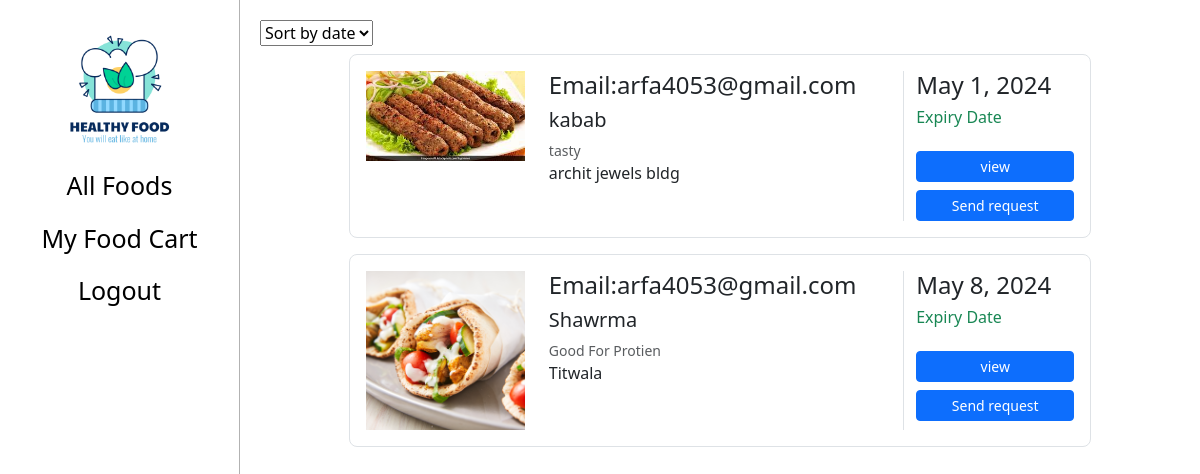
Page /sort-by-date on the committed database.
### donorApp/models.py (models this page shows)
class Food(models.Model):
    donor = models.ForeignKey(User, on_delete=models.CASCADE)
    name = models.CharField(max_length=100)
    description = models.TextField()
    expiry_date = models.DateField()
    pickup_address = models.TextField()
    image = models.ImageField(upload_to='food_images/')

### donorApp/views.py (the view)
# urls.py: path("sort-by-date",sortByDate)
def sortByDate(request):
    foods = Food.objects.all()
    sorted_foods = sort_foods_by_date(foods)
    sorting_options = [ 'Sort by date','All foods']
    return render(request, "userfoodlist.html", {"foods": sorted_foods,'sorting_options': sorting_options})

### foodsorterlib/foodsorter/sorter.py (called while the page is built)
def sort_foods_by_date(foods):
    return sorted(foods, key=lambda food: food.expiry_date)

### donorApp/templates/userfoodlist.html (shortened to what this page needs)
{% extends 'user.html' %} {%load static%} {% block content %} {%if foods%}
<section style="width: 100%">
  <select name="sort_option" id="sort_option" onchange="handleSortOption()">
    {% for option in sorting_options %}
        <option value="{{ option }}">{{ option }}</option>
    {% endfor %}
</select>
  <div class="container mt-2">
    {%for i in foods%}
    <div class="row justify-content-center mb-3">
      <div class="col-md-12 col-xl-10">
        <div class="card shadow-0 border rounded-3">
          <div class="card-body">
            <div class="row">
              <div class="col-md-12 col-lg-3 col-xl-3 mb-4 mb-lg-0">
                <div class="bg-image hover-zoom ripple rounded ripple-surface">
                  <img src="{{i.image.url}}" class="w-100" />
                </div>
              </div>
              <div class="col-md-6 col-lg-6 col-xl-6">
                <h4>Email:{{i.donor.email}} &nbsp;</h4>
                <h5>{{i.name}}</h5>
                <div class="mt-1 mb-0 text-muted small">{{i.description}}</div>
                <p class="text-truncate mb-4 mb-md-0">{{i.pickup_address}}</p>
              </div>
              <div
                class="col-md-6 col-lg-3 col-xl-3 border-sm-start-none border-start"
              >
                <div class="d-flex flex-row align-items-center mb-1">
                  <h4 class="mb-1 me-1">{{i.expiry_date}}</h4>
                </div>
                <h6 class="text-success">Expiry Date</h6>
                <div class="d-flex flex-column mt-4">
                  <a
                    href="/viewfood/{{i.id}}"
                    class="btn btn-primary btn-sm"
                    role="button"
                    >view</a
                  >
                  <a
                    href="/sendrequest/{{i.id}}"
                    class="btn btn-primary btn-sm mt-2"
                    onclick="sendRequest()"
                    role="button"
                    >Send request</a
                  >
                </div>
              </div>
            </div>
          </div>
        </div>
      </div>
    </div>
    {%endfor%}
  </div>
</section>
{%else%}
<h1>No Foods Found!!</h1>
{%endif%} {% endblock %}

### rows in the picture
Food: image (picture), donor.email "arfa4053@gmail.com", name "kabab", description "tasty", pickup_address "archit jewels bldg", expiry_date "May 1, 2024"
Food: image (picture), donor.email "arfa4053@gmail.com", name "Shawrma", description "Good For Protien", pickup_address "Titwala", expiry_date "May 8, 2024"

### other values in the picture
form field sort_option "Sort by date"
